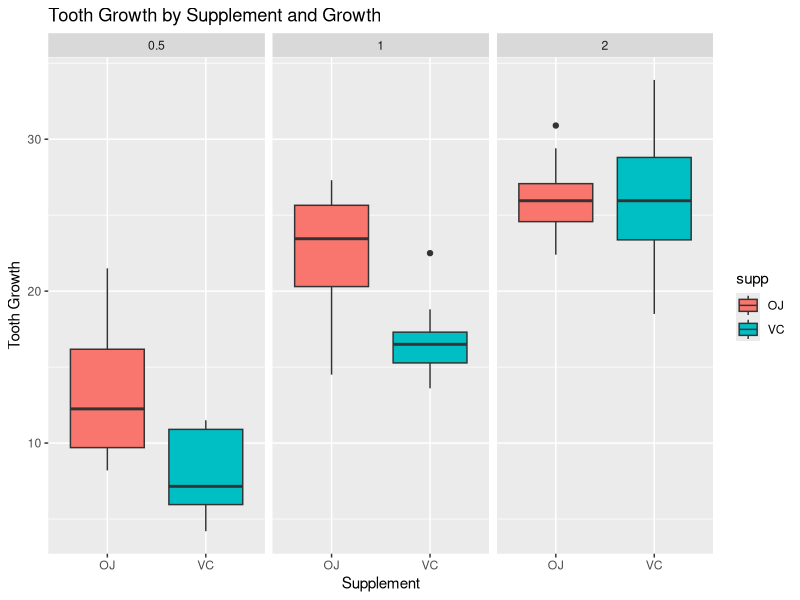

R code for this plot:
## ---- chunk 1
knitr::opts_chunk$set(echo = TRUE)
## ---- chunk 2
library(datasets)
data("ToothGrowth")
head(ToothGrowth)
dim(ToothGrowth)
str(ToothGrowth)
## ---- chunk 3
summary(ToothGrowth)
## ---- chunk 4
library(ggplot2)
g <- ggplot(ToothGrowth, aes(supp, len, fill = supp)) + geom_boxplot() + facet_grid(.~dose) + labs(x = "Supplement", y = "Tooth Growth", title = "Tooth Growth by Supplement and Growth")
print(g)
## ---- chunk 5
OJtable <- ToothGrowth[ToothGrowth$supp == "OJ", 1]
VCtable <- ToothGrowth[ToothGrowth$supp == "VC", 1]
t.test(OJtable, VCtable, alternative = "greater", paired = FALSE, var.equal = FALSE, conf.level = .95)
## ---- chunk 6
OJtable2 <- ToothGrowth[ToothGrowth$supp == "OJ" & ToothGrowth$dose == "2", 1]
VCtable2 <- ToothGrowth[ToothGrowth$supp == "VC" & ToothGrowth$dose == "2", 1]
t.test(OJtable2, VCtable2, alternative = "two.sided", paired = FALSE, var.equal = FALSE, conf.level = .95)
